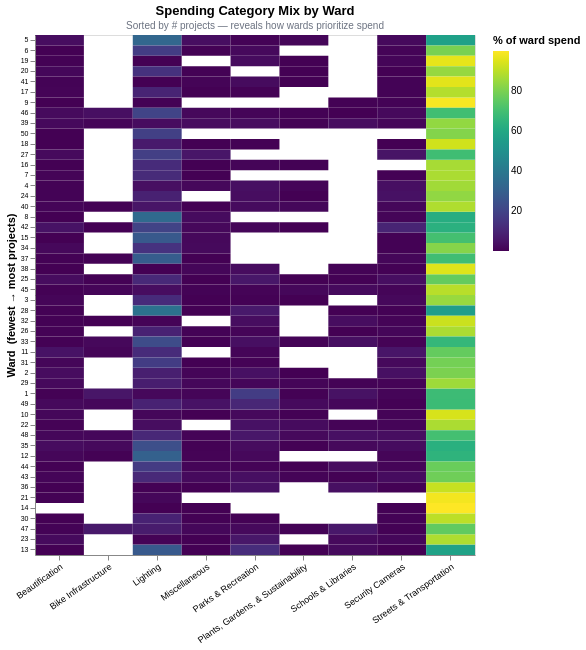

Notebook code for this chart:
### Code cell
ward_order = df.sort_values("num_projects")["ward"].astype(str).tolist()
cw = cat_ward.copy()
cw["ward"] = cw["ward"].astype(str)

heat = (
    alt.Chart(cw)
    .mark_rect()
    .encode(
        x=alt.X("category:N", title=None,
                axis=alt.Axis(labelAngle=-35, labelFontSize=9)),
        y=alt.Y("ward:O", title="Ward  (fewest → most projects)",
                sort=ward_order, axis=alt.Axis(labelFontSize=7)),
        color=alt.Color("pct:Q", title="% of ward spend",
                        scale=alt.Scale(scheme="viridis")),
        tooltip=[
            alt.Tooltip("ward:O",       title="Ward"),
            alt.Tooltip("category:N",   title="Category"),
            alt.Tooltip("pct:Q",        title="Share (%)",  format=".1f"),
            alt.Tooltip("cost_clean:Q", title="$ Spent",    format="$,.0f"),
        ],
    )
    .properties(
        width=440, height=520,
        title=alt.TitleParams(
            text="Spending Category Mix by Ward",
            subtitle="Sorted by # projects — reveals how wards prioritize spend",
            fontSize=13, subtitleFontSize=10, subtitleColor=GRAY,
        ),
    )
)

heat

### Figure 1 — Vega-Lite specification as saved in the notebook (floating-point values rounded to 4 significant figures; data arrays with more than 128 entries replaced by an {"elided": "..."} marker saying what was removed)
{"config": {"view": {"continuousWidth": 300, "continuousHeight": 300}}, "data": {"name": "data-1853a66beeb91b86c01f1f0b079622ec"}, "mark": {"type": "rect"}, "encoding": {"color": {"field": "pct", "scale": {"scheme": "viridis"}, "title": "% of ward spend", "type": "quantitative"}, "tooltip": [{"field": "ward", "title": "Ward", "type": "ordinal"}, {"field": "category", "title": "Category", "type": "nominal"}, {"field": "pct", "format": ".1f", "title": "Share (%)", "type": "quantitative"}, {"field": "cost_clean", "format": "$,.0f", "title": "$ Spent", "type": "quantitative"}], "x": {"axis": {"labelAngle": -35, "labelFontSize": 9}, "field": "category", "title": null, "type": "nominal"}, "y": {"axis": {"labelFontSize": 7}, "field": "ward", "sort": ["5", "6", "19", "20", "41", "17", "9", "46", "39", "50", "18", "27", "16", "7", "4", "24", "40", "8", "42", "15", "34", "37", "38", "25", "45", "3", "28", "32", "26", "33", "11", "31", "2", "29", "1", "49", "10", "22", "48", "35", "12", "44", "43", "36", "21", "14", "30", "47", "23", "13"], "title": "Ward  (fewest → most projects)", "type": "ordinal"}}, "height": 520, "title": {"text": "Spending Category Mix by Ward", "fontSize": 13, "subtitle": "Sorted by # projects — reveals how wards prioritize spend", "subtitleColor": "#6b7280", "subtitleFontSize": 10}, "width": 440, "$schema": "https://vega.github.io/schema/vega-lite/v5.20.1.json", "datasets": {"data-1853a66beeb91b86c01f1f0b079622ec": {"elided": "342 records"}}}
